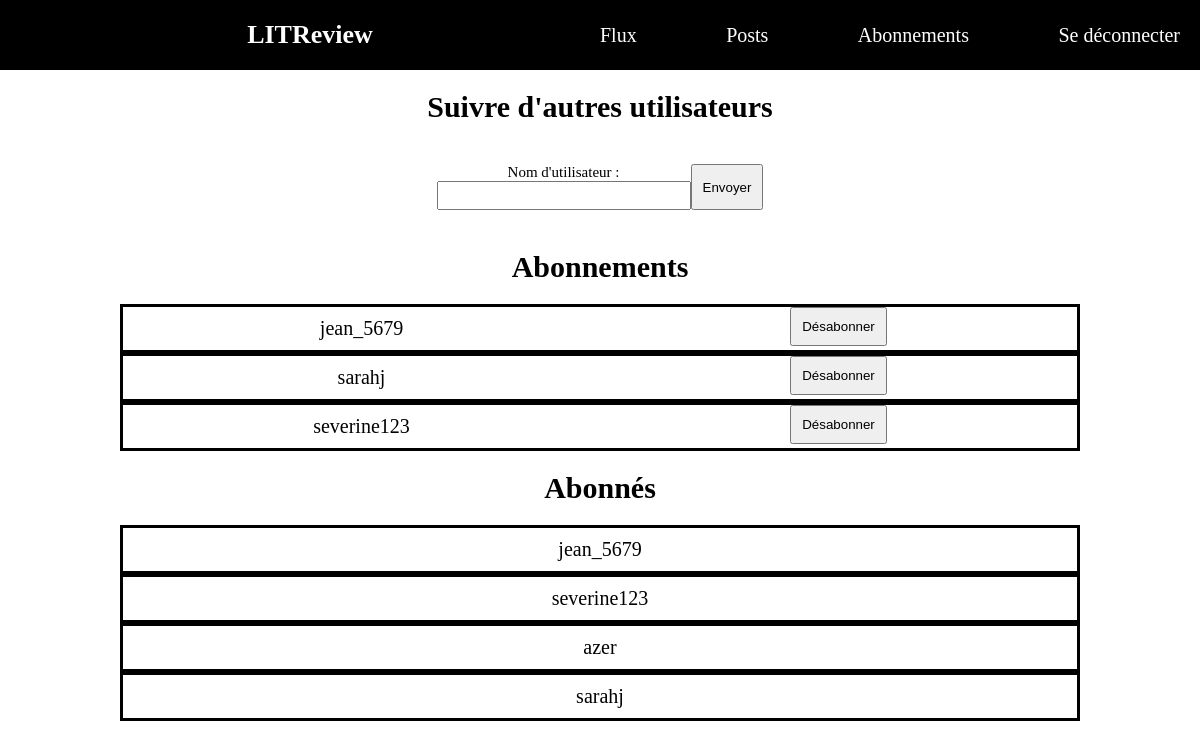
The app's page /abonnements/ (signed in) with its own data.
### follow/models.py (models this page shows)
class UserFollows(models.Model):
    user = models.ForeignKey(
        User,
        on_delete=models.CASCADE,
        related_name="following",
    )
    followed_user = models.ForeignKey(
        User,
        on_delete=models.CASCADE,
        related_name="followed_by",
    )
    objects = UserFollowsManager()
    class Meta:
        unique_together = (
            "user",
            "followed_user",
        )

### follow/views.py (the view)
@login_required
def get_follow_view(request):
    form_login = FormFollow(prefix="form_login")
    if request.method == "GET":
        if "action" in request.GET:
            action = request.GET.get("action")
            if action == "logout":
                if request.user.is_authenticated:
                    logout(request)
                    return redirect(reverse_lazy("follow"))
    if request.method == "POST":
        form_follow = FormFollow(request.POST, prefix="form_login")
        if form_follow.is_valid():
            follow_user = form_follow.cleaned_data["followname"]
            message = UserFollows.objects.follow_user(request.user, follow_user)
            messages.add_message(request, messages.INFO, message)
    filter = UserFollows.objects.filter
    following_users = filter(user=request.user)
    followed_by = [follow.user for follow in filter(followed_user=request.user)]
    context = {
        "form_login": form_login,
        "user": request.user,
        "following_users": following_users,
        "followed_by": followed_by,
    }
    return render(request, "follow/follow.html", context)

### follow/forms.py
class FormFollow(forms.Form):
    followname = forms.CharField(label=("Nom d'utilisateur"), required=True)

### follow/templates/follow/follow.html (shortened to what this page needs)
{% extends 'base/base.html' %}
{% block content %}
<div class="follow_users_title">
    Suivre d'autres utilisateurs
</div>
<div class="follow_users_button">
    <form method="post">{% csrf_token %}
        <div class="follow_users_button_row">
            {{ form_login.as_p }}
            <input type="submit" value="Envoyer">
        </div>
    </form>
</div>
<div class="list_followed_users">
    Abonnements
</div>
{% for userfollows in following_users %}
<div class="followed_user_container">
    <div class="followed_user_row">
        <div class="followed_user_name">
            <ul class="user">
                {{userfollows.followed_user.username}}
            </ul>
        </div>
        <div class="followed_user_button">
            <form action="{% url 'unfollow' userfollows=userfollows.pk %}" method="post">
                <input type="submit" value="Désabonner">
            </form>
        </div>
    </div>
</div>
{% endfor %}
<div class="list_follow_by_users">
    Abonnés
</div>
{% for user in followed_by %}
<div class="follow_by_user_container">
    <div class="followed_user_row">
        <ul class="user">
            {{user.username}}
        </ul>
    </div>
</div>
{% endfor %}
{% endblock %}

### litreview/static/base/css/style.css (style rules this page uses)
* { margin: 0; padding: 0; }
@media screen and (min-width: 801px) { html { font-size: 62.5%; } }
p { font-size: 1.5rem; display: flex; justify-content: center; padding-bottom: 2rem; flex-direction: column; text-align:center; }
label { display: flex; justify-content: center; }
ul { padding-bottom: 2rem; }
input[type=submit] { padding: 1rem; }
input[type=text] { width: 20vw; padding: 0.5rem; justify-content: center; }

### litreview/static/base/css/style_follow.css (style rules this page uses)
.follow_users_title { font-size: 3rem; font-weight: bold; padding: 2rem; display: flex; justify-content: center; }
.followed_user_name { flex: 1; display: flex; justify-content: center; }
.followed_user_button { flex: 1; display: flex; justify-content: center; }
.follow_users_button { display: flex; justify-content: center; }
.follow_users_button_row { display: flex; flex-direction: row; padding: 2rem; }
.follow_users_button_row p { font-size: 1.5rem; display: flex; justify-content: center; padding-bottom: 0; flex-direction: column; text-align:center; }
.list_followed_users { font-size: 3rem; font-weight: bold; padding: 2rem; display: flex; justify-content: center; }
.followed_user_container { width: 80vw; margin: auto; }
.followed_user_row { display: flex; flex-direction: row; justify-content: center; border: black; border-style: solid; }
.user { font-size: 2rem; padding: 1rem; }
.list_follow_by_users { font-size: 3rem; font-weight: bold; padding: 2rem; display: flex; justify-content: center; }
.follow_by_user_container { width: 80vw; margin: auto; }

### records on screen
UserFollows: followed_user.username "jean_5679"
UserFollows: followed_user.username "sarahj"
UserFollows: followed_user.username "severine123"

### other values on screen
{{ user.username }} "jean_5679"
{{ user.username }} "severine123"
{{ user.username }} "azer"
{{ user.username }} "sarahj"
